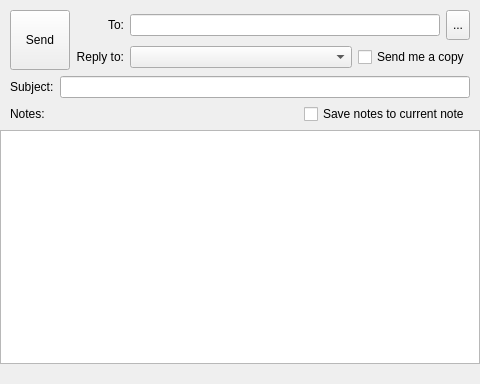
<?xml version="1.0" encoding="UTF-8"?>
<ui version="4.0">
 <class>CWizEmailShareDialog</class>
 <widget class="QDialog" name="CWizEmailShareDialog">
  <property name="geometry">
   <rect>
    <x>0</x>
    <y>0</y>
    <width>480</width>
    <height>384</height>
   </rect>
  </property>
  <property name="windowTitle">
   <string>Send your note by email</string>
  </property>
  <layout class="QHBoxLayout" name="horizontalLayout_6">
   <property name="leftMargin">
    <number>0</number>
   </property>
   <property name="topMargin">
    <number>0</number>
   </property>
   <property name="rightMargin">
    <number>0</number>
   </property>
   <property name="bottomMargin">
    <number>0</number>
   </property>
   <item>
    <layout class="QVBoxLayout" name="verticalLayout">
     <item>
      <layout class="QHBoxLayout" name="horizontalLayout_4">
       <property name="leftMargin">
        <number>10</number>
       </property>
       <property name="topMargin">
        <number>10</number>
       </property>
       <property name="rightMargin">
        <number>10</number>
       </property>
       <item>
        <widget class="QToolButton" name="toolButton_send">
         <property name="minimumSize">
          <size>
           <width>60</width>
           <height>60</height>
          </size>
         </property>
         <property name="text">
          <string>Send</string>
         </property>
        </widget>
       </item>
       <item>
        <layout class="QGridLayout" name="gridLayout">
         <item row="0" column="0">
          <widget class="QLabel" name="label">
           <property name="text">
            <string>&lt;html&gt;&lt;head/&gt;&lt;body&gt;&lt;p align=&quot;right&quot;&gt;To:&lt;/p&gt;&lt;/body&gt;&lt;/html&gt;</string>
           </property>
          </widget>
         </item>
         <item row="0" column="1">
          <layout class="QHBoxLayout" name="horizontalLayout_2">
           <item>
            <widget class="QLineEdit" name="lineEdit_to"/>
           </item>
           <item>
            <widget class="QToolButton" name="toolButton_contacts">
             <property name="maximumSize">
              <size>
               <width>16777215</width>
               <height>30</height>
              </size>
             </property>
             <property name="text">
              <string>...</string>
             </property>
            </widget>
           </item>
          </layout>
         </item>
         <item row="1" column="0">
          <widget class="QLabel" name="label_2">
           <property name="text">
            <string>&lt;html&gt;&lt;head/&gt;&lt;body&gt;&lt;p align=&quot;right&quot;&gt;Reply to:&lt;/p&gt;&lt;/body&gt;&lt;/html&gt;</string>
           </property>
          </widget>
         </item>
         <item row="1" column="1">
          <layout class="QHBoxLayout" name="horizontalLayout_3">
           <item>
            <widget class="QComboBox" name="comboBox_replyTo">
             <property name="sizePolicy">
              <sizepolicy hsizetype="Expanding" vsizetype="Fixed">
               <horstretch>0</horstretch>
               <verstretch>0</verstretch>
              </sizepolicy>
             </property>
            </widget>
           </item>
           <item>
            <widget class="QCheckBox" name="checkBox_sendMeCopy">
             <property name="sizePolicy">
              <sizepolicy hsizetype="Preferred" vsizetype="Fixed">
               <horstretch>0</horstretch>
               <verstretch>0</verstretch>
              </sizepolicy>
             </property>
             <property name="maximumSize">
              <size>
               <width>200</width>
               <height>16777215</height>
              </size>
             </property>
             <property name="text">
              <string>Send me a copy</string>
             </property>
            </widget>
           </item>
          </layout>
         </item>
        </layout>
       </item>
      </layout>
     </item>
     <item>
      <layout class="QGridLayout" name="gridLayout_2">
       <property name="leftMargin">
        <number>10</number>
       </property>
       <property name="rightMargin">
        <number>10</number>
       </property>
       <item row="0" column="0">
        <widget class="QLabel" name="label_3">
         <property name="text">
          <string>Subject:</string>
         </property>
        </widget>
       </item>
       <item row="0" column="1">
        <widget class="QLineEdit" name="lineEdit_subject"/>
       </item>
       <item row="1" column="0">
        <widget class="QLabel" name="label_4">
         <property name="text">
          <string>Notes:</string>
         </property>
        </widget>
       </item>
       <item row="1" column="1">
        <layout class="QHBoxLayout" name="horizontalLayout">
         <item>
          <spacer name="horizontalSpacer">
           <property name="orientation">
            <enum>Qt::Horizontal</enum>
           </property>
           <property name="sizeHint" stdset="0">
            <size>
             <width>40</width>
             <height>20</height>
            </size>
           </property>
          </spacer>
         </item>
         <item>
          <widget class="QCheckBox" name="checkBox_saveNotes">
           <property name="text">
            <string>Save notes to current note</string>
           </property>
          </widget>
         </item>
        </layout>
       </item>
      </layout>
     </item>
     <item>
      <widget class="QTextEdit" name="textEdit_notes"/>
     </item>
     <item>
      <widget class="QLabel" name="labelInfo">
       <property name="text">
        <string/>
       </property>
      </widget>
     </item>
    </layout>
   </item>
  </layout>
 </widget>
 <resources/>
 <connections/>
</ui>
